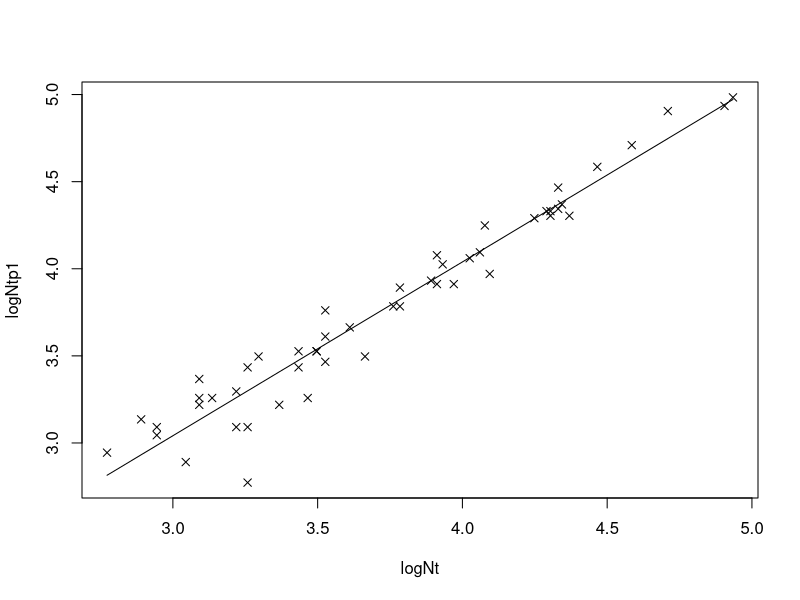

Reproduce this figure in R.
cranes = read.csv("cranes.csv")

N = cranes$Number
logN = log(N)

logNtp1 = logN[-1]
logNt = logN[-length(logN)]

plot(logNt,logNtp1,pch=4)

regression = lm(logNtp1~logNt)

lines(logNt,regression$fitted.values)

summary(regression)
